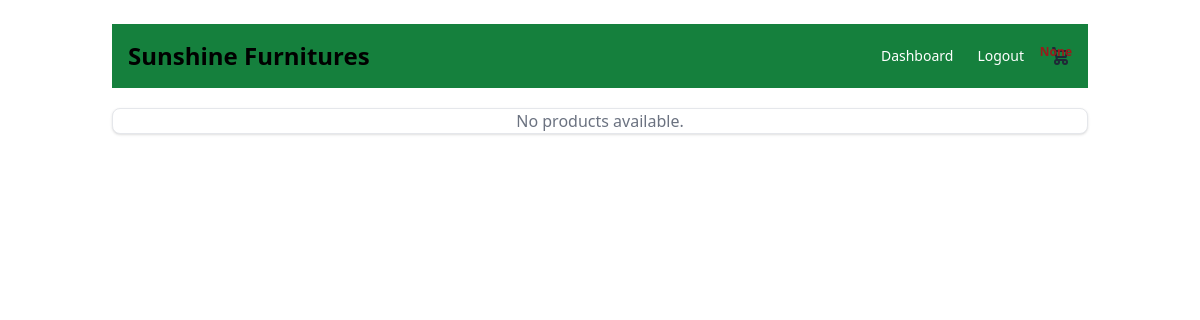
The app's page / (signed in), older data.
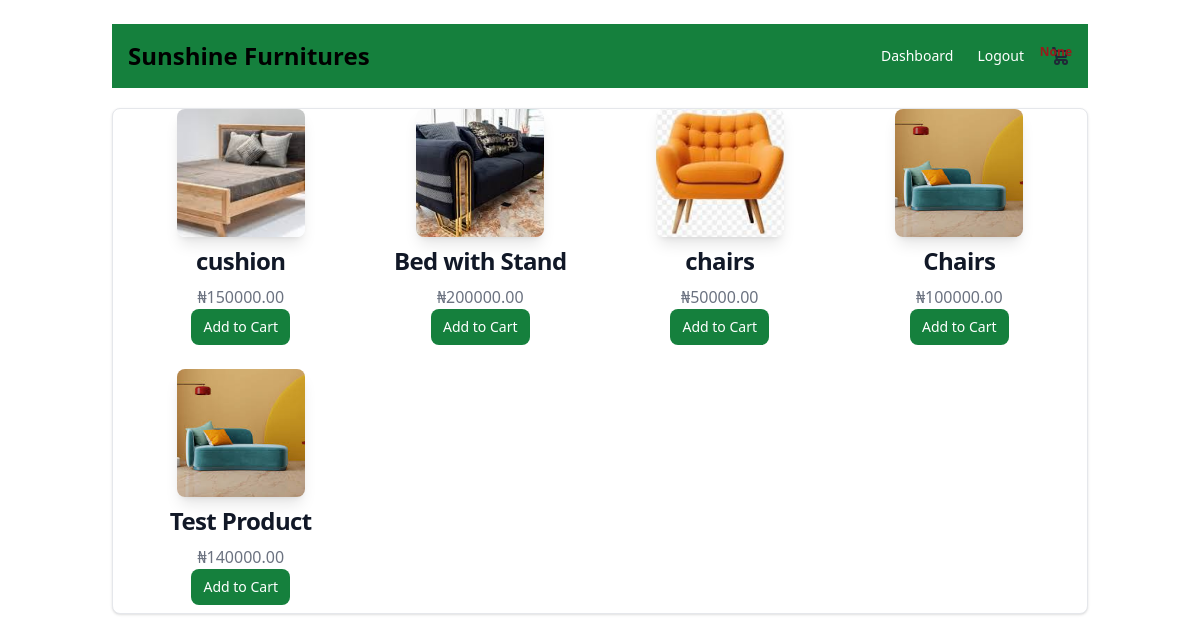
The same page, newer data.
### Store/models.py (models this page shows, shortened)
class Product(models.Model):
    store = models.ForeignKey(Mystore, on_delete=models.CASCADE)
    name = models.CharField(max_length=50)
    price = models.PositiveIntegerField(default=1)
    description = models.CharField(max_length=100)
    image = models.ImageField(upload_to='productimages')

### User/views.py (the view)
# urls.py: path('',views.index, name='index' ),
@login_required
def index(request):
    cart_count = Cart.objects.filter(user=request.user).aggregate(Sum('quantity'))['quantity__sum']
    products = Product.objects.all()
    store = Mystore.objects.filter(owner=request.user)
    return render(request, "User/index.html", {"cart_count": cart_count, 'products': products, 'store': store})

### User/templates/User/index.html (shortened to what this page needs)
{% extends "User/base.html"%}
{% block content %}
<nav class="bg-green-700 border-white dark:bg-green-900">
    <div class="flex flex-wrap justify-between items-center mx-auto max-w-screen-xl p-4">
        <a href="https://flowbite.com" class="flex items-center space-x-3 rtl:space-x-reverse">
            <span class="self-center text-2xl font-semibold whitespace-nowrap dark:text-white">Sunshine Furnitures</span>
        </a>
        <div class="flex items-center space-x-6 rtl:space-x-reverse">
            {% if user.is_authenticated %}
            {%if request.user.role == "buyer"%}
            <a href="{% url "buyerdashboard"%}" class="text-sm  text-white dark:text-white hover:underline">Dashboard</a>
            {%endif%}
            <a href="{% url "logout"%}" class="text-sm  text-white dark:text-white hover:underline">Logout</a>
            {% else %}
                <a href="{% url "signup"%}" class="text-sm  text-white dark:text-white hover:underline">Create Account</a>
                <a href="{% url "signin"%}" class="text-sm  text-white dark:text-white hover:underline">Login</a>
            {% endif %}
            <a href="{% url 'view_cart' %}" class="relative inline-block">
              <span class="text-xs text-red-800 absolute top-0 font-bold right-0">{{cart_count}}</span>
            </a>
        </div>
    </div>
</nav>
<div class="bg-white border border-gray-200 mt-5 grid grid-cols-1 sm:grid-cols-2 lg:grid-cols-4 gap-4 px-4 rounded-lg shadow">
    {% for product in products %}
    <div class="border-gray-200">
        <a href="{% url "product_detail" product.id%}">
            <img class="w-32 h-32 object-cover mx-auto rounded-lg shadow-lg" src="{{ product.image.url|default:'#' }}" alt="{{ product.name }}" />
        </a>
        <div class="p-2 text-center">
            <a href="{% url "product_detail" product.id%}">
                <h5 class="mb-2 text-2xl font-bold tracking-tight text-gray-900">{{ product.name }}</h5>
            </a>
            <p class="text-gray-500">₦{{ product.price|floatformat:2 }}</p>
            <form action="{% url 'add_to_cart' product.id %}" method="POST">
                <button type="submit" class="inline-flex items-center px-3 py-2 text-sm font-medium text-center text-white bg-green-700 rounded-lg hover:bg-green-800 focus:ring-4 focus:outline-none focus:ring-green-300 dark:bg-green-600 dark:hover:bg-green-700 dark:focus:ring-green-800">
                    Add to Cart
                </button>
            </form>
        </div>
    </div>
    {% empty %}
    <p class="text-center col-span-full text-gray-500">No products available.</p>
    {% endfor %}
</div>
</div>
{% endblock content %}

### User/templates/User/base.html (shortened to what this page needs)
{% load static %}
<!doctype html>
<html>
<head>
  <script src="https://cdn.tailwindcss.com"></script>
</head>
<body>
  {% block messages %}
  <div class="container mx-auto p-6">
  {% endblock messages %}
    {% block content %}
  {% endblock %}
</body>
</html>

Row changes from the older to the newer data that the page shows:
added Product: image (picture), name "cushion", price "150000.00"
added Product: image (picture), name "Bed with Stand", price "200000.00"
added Product: image (picture), name "chairs", price "50000.00"
added Product: image (picture), name "Chairs", price "100000.00"
added Product: image (picture), name "Test Product", price "140000.00"
Text that changed along with them:
text no longer shown: "No products available."
